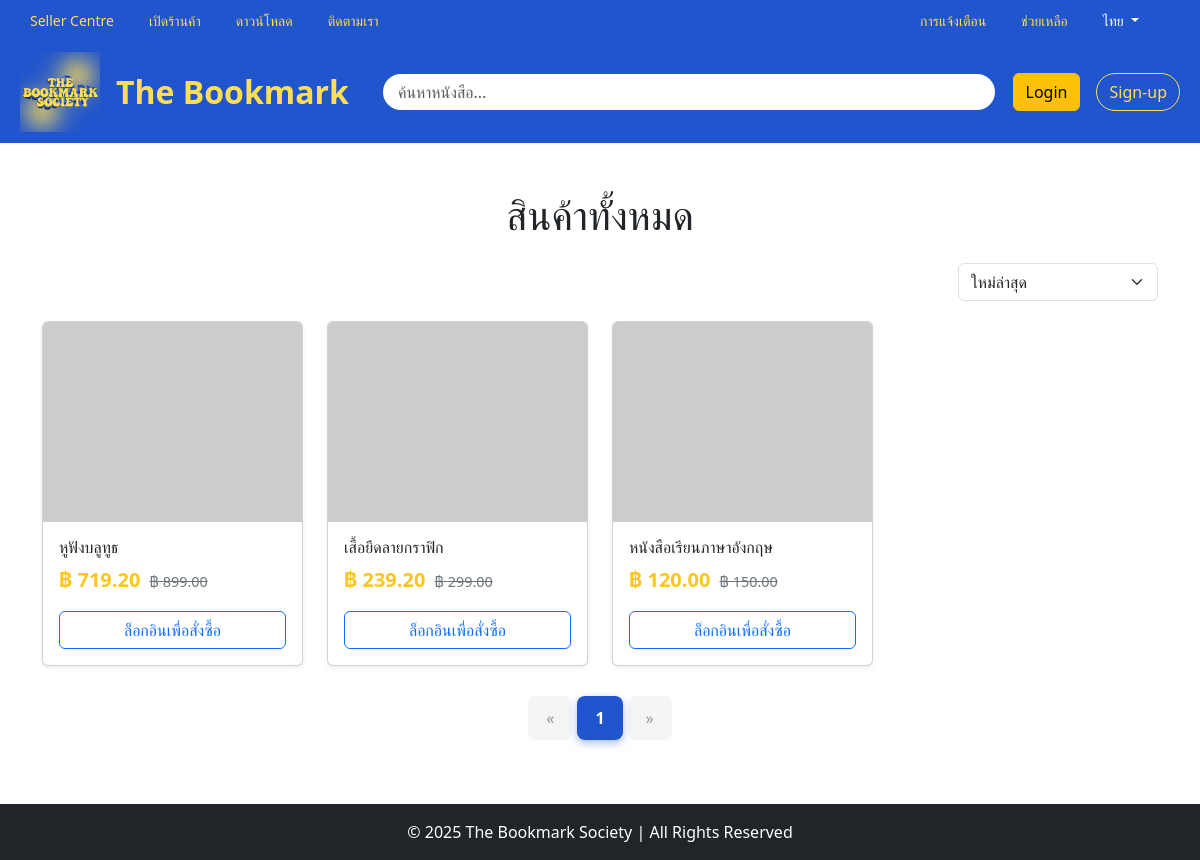
Page /pages/all_products.php on the earlier database version.
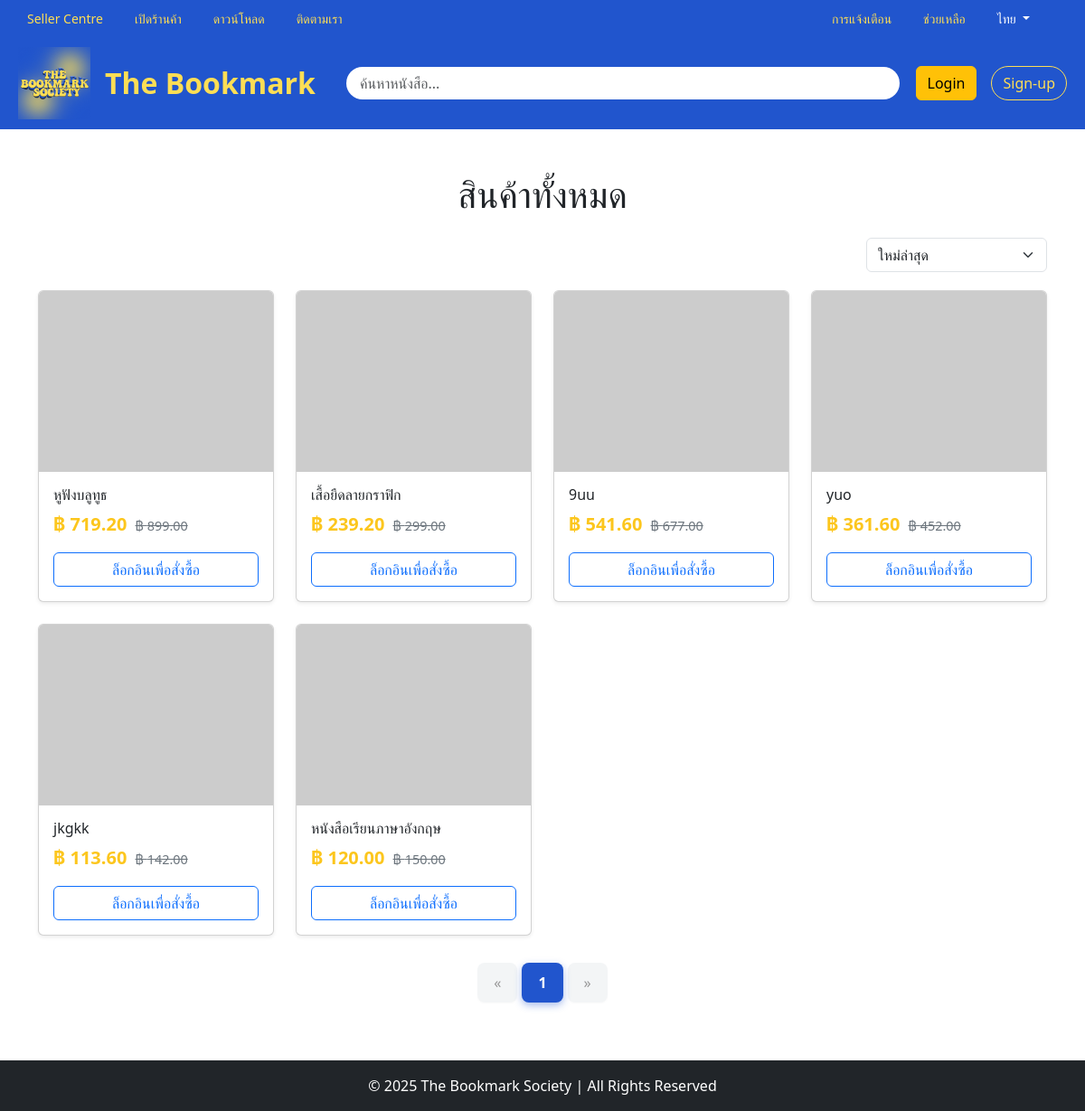
Same page on the later database version.
### tables this page shows
CREATE TABLE `products` (
  `id` int(11) NOT NULL,
  `category_id` int(11) NOT NULL,
  `title` varchar(255) NOT NULL,
  `slug` varchar(255) NOT NULL,
  `price` decimal(10,2) NOT NULL DEFAULT 0.00,
  `stock` int(11) NOT NULL DEFAULT 0,
  `image_url` varchar(255) DEFAULT NULL,
  `created_at` timestamp NOT NULL DEFAULT current_timestamp()
);

### pages/fetch_products.php (the view, shortened to what this page needs)
<?php
include '../config/connectdb.php';
$is_logged_in = isset($_SESSION['role']);
$limit = 20;
$page = isset($_GET['page']) ? (int)$_GET['page'] : 1;
$page = max($page, 1);
$offset = ($page - 1) * $limit;
$sort = $_GET['sort'] ?? 'random';
switch ($sort) {
    case 'random':
    default:           $order_sql = "ORDER BY RAND()"; break;
}
$query = "SELECT * FROM products $order_sql LIMIT $limit OFFSET $offset";
$result = mysqli_query($conn, $query);
$products = mysqli_fetch_all($result, MYSQLI_ASSOC);
function getProductImageUrl(string $title): string {
    return "https://picsum.photos/300/200?random=" . crc32($title);
}
?>
<?php if (!empty($products)): ?>
<div class="row row-cols-1 row-cols-sm-2 row-cols-md-3 row-cols-lg-4 g-4 mb-4">
    <?php foreach ($products as $product): ?>
        <div class="col">
            <div class="card product-card h-100 shadow-sm">
                <img src="<?= getProductImageUrl($product['title']) ?>"
                     class="card-img-top"
                     alt="<?= htmlspecialchars($product['title']) ?>">
                <div class="card-body">
                    <h5 class="card-title fs-6"><?= htmlspecialchars($product['title']) ?></h5>
                    <div class="mt-2 mb-3">
                        <span class="product-price-new">฿ <?= number_format($product['price'] * 0.8, 2) ?></span>
                        <span class="product-price-old">฿ <?= number_format($product['price'], 2) ?></span>
                    </div>
                    <?php if ($is_logged_in): ?>
                        <form action="../cart/add.php" method="POST" class="d-grid gap-2">
                            <input type="hidden" name="product_id" value="<?= $product['id'] ?>">
                            <button type="submit" class="btn btn-primary">เพิ่มลงตะกร้า</button>
                        </form>
                    <?php else: ?>
                        <a href="../auth/login.php" class="btn btn-outline-primary d-grid gap-2">ล็อกอินเพื่อสั่งซื้อ</a>
                    <?php endif; ?>
                </div>
            </div>
        </div>
    <?php endforeach; ?>
</div>
<?php
$count_query = "SELECT COUNT(*) AS total FROM products";
$count_result = mysqli_query($conn, $count_query);
$total_rows = mysqli_fetch_assoc($count_result)['total'];
$total_pages = ceil($total_rows / $limit);
$visible_pages = 5;
$half = floor($visible_pages / 2);
$start_page = max(1, $page - $half);
$end_page = min($total_pages, $page + $half);
if ($page <= $half) $end_page = min($visible_pages, $total_pages);
if ($page > $total_pages - $half) $start_page = max(1, $total_pages - $visible_pages + 1);
?>
<nav class="pagination-wrapper">
    <ul class="pagination">
        <li class="page-item <?= ($page <= 1) ? 'disabled' : '' ?>">
            <a class="page-link" href="?page=<?= max(1,$page-1) ?>&sort=<?= $sort ?>">«</a>
        </li>
        <?php
        for ($i=$start_page; $i<=$end_page; $i++) {
            $active = ($i==$page)?'active':'';
            echo '<li class="page-item '.$active.'"><a class="page-link" href="?page='.$i.'&sort='.$sort.'">'.$i.'</a></li>';
        }
        ?>
        <li class="page-item <?= ($page >= $total_pages) ? 'disabled' : '' ?>">
            <a class="page-link" href="?page=<?= min($total_pages,$page+1) ?>&sort=<?= $sort ?>">»</a>
        </li>
    </ul>
</nav>
<?php else: ?>
<p class="text-center">ไม่พบสินค้าในระบบ</p>
<?php endif; ?>

### pages/all_products.php (shortened to what this page needs)
<?php
require_once 'products.php';
?>
<!doctype html>
<html lang="th">
<head>
<link href="https://cdn.jsdelivr.net/npm/bootstrap@5.3.3/dist/css/bootstrap.min.css" rel="stylesheet">
</head>
<body>
<?php include '../includes/navbar.php'; ?>
<div class="container mt-5 mb-5">
<h1 class="text-center mb-4">สินค้าทั้งหมด</h1>
<form id="sort-form" class="sort-bar">
    <select name="sort" class="form-select">
        <option value="newest">ใหม่ล่าสุด</option>
    </select>
</form>
<div id="product-list">
    <?php include 'fetch_products.php'; ?>
</div>
</div>
<?php include '../includes/footer.php'; ?>
</body>
</html>

### includes/navbar.php (shortened to what this page needs)
<?php
$cartCount = isset($_SESSION['cart']) ? array_sum($_SESSION['cart']) : 0;
?>
<nav class="navbar navbar-expand-lg navbar-custom">
    <div class="container-fluid">
        <a class="nav-link" href="#">Seller Centre</a>
        <a class="nav-link" href="#">เปิดร้านค้า</a>
        <a class="nav-link" href="#">ดาวน์โหลด</a>
        <span class="nav-link">ติดตามเรา</span>
        <div class="ms-auto d-flex align-items-center">
            <a class="nav-link" href="#">การแจ้งเตือน</a>
            <a class="nav-link" href="#">ช่วยเหลือ</a>
        </div>
        <div class="dropdown me-3">
            <a class="nav-link dropdown-toggle text-white" href="#" role="button" data-bs-toggle="dropdown">
                ไทย
            </a>
        </div>
    </div>
</nav>
<nav class="navbar navbar-expand-lg navbar-custom1">
  <div class="container-fluid d-flex align-items-center justify-content-between">
      <a href="index.php" class="d-flex align-items-center text-decoration-none me-3">
          <img src="../assets/logo/2.png" style="width:80px; height:80px;">
          <span class="ms-3 fs-2 fw-bold" style="color:#FDDE55;">The Bookmark</span>
      </a>
      <div class="position-relative flex-grow-1 mx-3">
        <input id="searchInput"
               class="form-control"
               type="text"
               placeholder="ค้นหาหนังสือ..."
               aria-label="Search"
               autocomplete="off">
      </div>
      <div class="text-end d-flex align-items-center gap-3">
          <?php if (isset($_SESSION['user_id'])): ?>
              <button id="cartButton"
                      class="cart-btn btn btn-outline-light position-relative"
                      aria-controls="cartOffcanvas"
                      aria-expanded="false"
                      aria-label="Shopping cart"
                      onclick="window.location.href='../cart/cart.php'">
                  <svg viewBox="0 0 26.6 25.6" width="24" height="24">
                      <polyline fill="none" points="2 1.7 5.5 1.7 9.6 18.3 21.2 18.3 24.6 6.1 7 6.1"
                                  stroke="white" stroke-linecap="round" stroke-linejoin="round"
                                  stroke-miterlimit="10" stroke-width="2.5"></polyline>
                      <circle cx="10.7" cy="23" r="2.2" fill="white"></circle>
                      <circle cx="19.7" cy="23" r="2.2" fill="white"></circle>
                  </svg>
                  <span id="cartCount" class="position-absolute top-0 start-100 translate-middle badge rounded-pill bg-danger">
                      <?= $cartCount ?>
                  </span>
              </button>
              <div class="dropdown">
                  <a href="#" class="d-flex align-items-center text-white text-decoration-none dropdown-toggle" id="avatarDropdown" data-bs-toggle="dropdown" aria-expanded="false">
                      <img src="https://down-th.img.susercontent.com/file/6109d8ed7204998f787c35686d70229e_tn"
                           alt="avatar" width="40" height="40" class="rounded-circle">
                  </a>
                  <ul class="dropdown-menu dropdown-menu-end" aria-labelledby="avatarDropdown">
                      <li><a class="dropdown-item" href="#">โปรไฟล์</a></li>
                      <li><a class="dropdown-item" href="#">การตั้งค่า</a></li>
                      <li><hr class="dropdown-divider"></li>
                      <li><a class="dropdown-item" href="../auth/logout.php">ออกจากระบบ</a></li>
                  </ul>
              </div>
          <?php else: ?>
              <a href="../auth/login.php" class="btn btn-warning">Login</a>
              <a href="../auth/sign-up.php" class="btn btn-outline-warning">Sign-up</a>
          <?php endif; ?>
      </div>
  </div>
</nav>

### includes/footer.php
<footer class="bg-dark text-white text-center py-3 mt-4">
    <p class="mb-0">&copy; <?php echo date("Y"); ?> The Bookmark Society | All Rights Reserved</p>
</footer>

### pages/all_products.php (style rules this page uses)
.product-card .card-img-top { height: 200px; object-fit: cover; }
.product-price-new { font-size:1.25em;font-weight:700;color:#FCC61D;margin-right:5px; }
.product-price-old { font-size:0.9em;text-decoration:line-through;color:#6c757d; }
.sort-bar { display:flex; justify-content:end; gap:10px; margin-bottom:20px; }
.sort-bar select { width:200px; }
.pagination { display:inline-flex; justify-content:center; align-items:center; list-style:none; gap:6px; padding:0; }
.pagination .page-item .page-link { border:none; background:#f1f3f5; color:#333; font-weight:500; padding:10px 18px; border-radius:8px; transition:all .25s; box-shadow:0 1px 2px rgba(0,0,0,.05); }
.pagination .page-item.active .page-link { background:#2155CD; color:#fff; font-weight:bold; box-shadow:0 3px 8px rgba(33,85,205,.4); }
.pagination .page-item.disabled .page-link { opacity:.5; cursor:not-allowed; background:#e9ecef; }
nav.pagination-wrapper { display:flex; justify-content:center; margin-top:30px; }

### includes/navbar.php (style rules this page uses)
.navbar-custom { background-color: #2155CD; border-bottom: 1px solid #2155CD; padding: 10px 8px; }
.navbar-custom1 { background-color: #2155CD; border-bottom: 1px solid #2155CD; padding: 10px 8px; }
.navbar-custom .nav-link { color: #FDDE55; font-size: 14px; margin-right: 15px; padding: 0 10px; }
#searchInput { border-radius: 25px; padding-left: 15px; border: 2px solid transparent; transition: all 0.3s ease; }
.btn-outline-warning { border-color: #FDDE55; color: #FDDE55; border-radius: 25px; }

Differences in the rows shown:
added products: title "9uu", $product['price']*0.8 "541.60", price "677.00"
added products: title "yuo", $product['price']*0.8 "361.60", price "452.00"
added products: title "jkgkk", $product['price']*0.8 "113.60", price "142.00"
